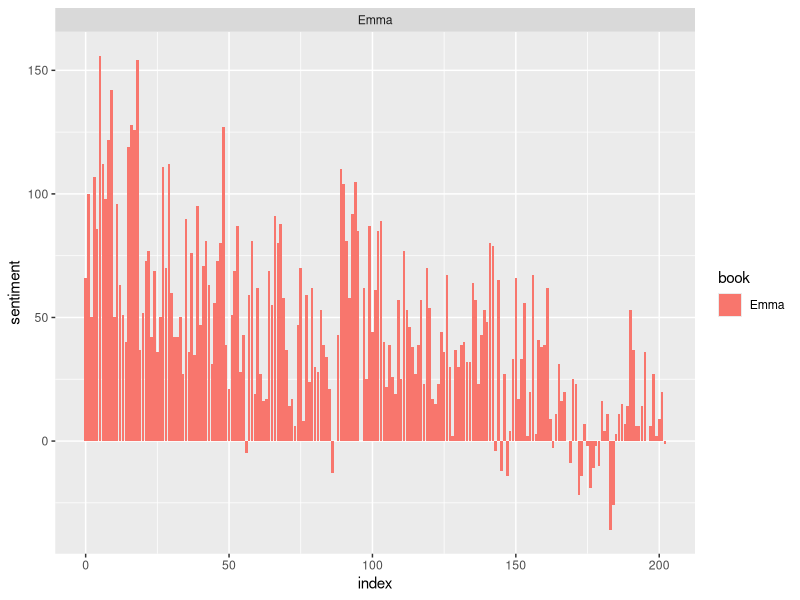
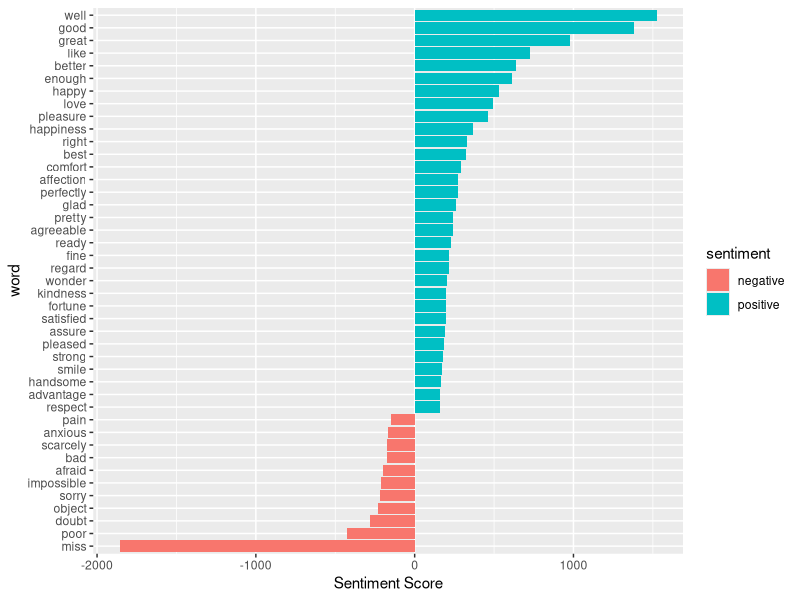
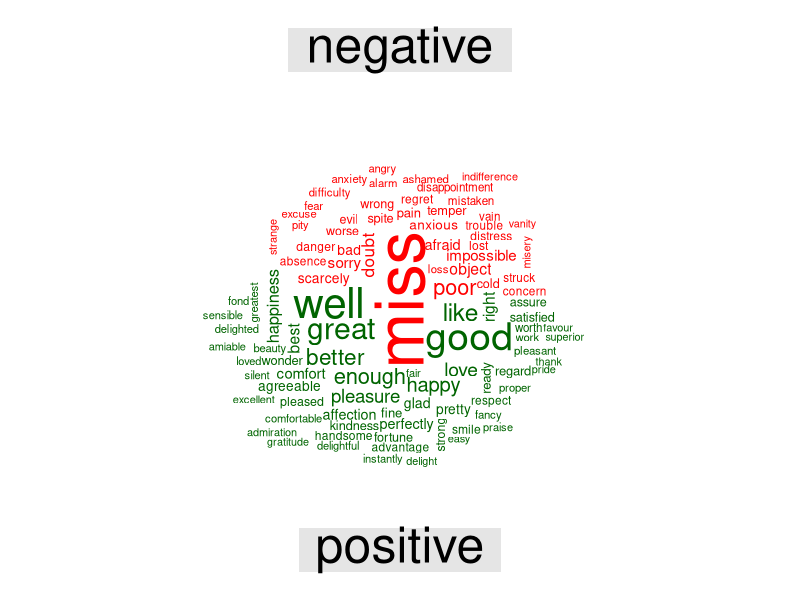

R code for these plots, in order:
# Load Necessary Libraries
library(janeaustenr)
library(stringr)
library(tidytext)
library(tidyr)
library(dplyr)
library(ggplot2)
library(reshape2)
library(wordcloud)


# Read book data, convert the text of our books into a tidy format
tidy_data <- austen_books() %>%
  group_by(book) %>%
  mutate(linenumber = row_number(),
         chapter = cumsum(str_detect(text, regex("^chapter [\\divxlc]", 
                                                 ignore_case = TRUE)))) %>%
  ungroup() %>%
  unnest_tokens(word, text)

# use of the “bing” lexicon to and implement filter() over the words that are positive in the book Emma
bing <- get_sentiments("bing")
positive_sen <- bing %>%
  filter(sentiment == "positive")
tidy_data %>%
  filter(book == "Emma") %>%
  semi_join(positive_sen) %>%
  count(word, sort = TRUE)

# Separate columns of positive and negative sentiments. Calculate the total sentiment (difference between positive and negative)
Emma_sentiment <- tidy_data %>%
  inner_join(bing) %>%
  count(book = "Emma" , index = linenumber %/% 80, sentiment) %>%
  spread(sentiment, n, fill = 0) %>%
  mutate(sentiment = positive - negative)

# Visualization of pos and neg words from Emma
ggplot(Emma_sentiment, aes(index, sentiment, fill = book)) +
  geom_bar(stat = "identity", show.legend = TRUE) +
  facet_wrap(~book, ncol = 2, scales = "free_x")

# Counting words
counting_words <- tidy_data %>%
  inner_join(bing) %>%
  count(word, sentiment, sort = TRUE)
head(counting_words)

# Sentiment Scores
counting_words %>%
  filter(n > 150) %>%
  mutate(n = ifelse(sentiment == "negative", -n, n)) %>%
  mutate(word = reorder(word, n)) %>%
  ggplot(aes(word, n, fill = sentiment))+
  geom_col() +
  coord_flip() +
  labs(y = "Sentiment Score")

# Wordcloud
tidy_data %>%
  inner_join(bing) %>%
  count(word, sentiment, sort = TRUE) %>%
  acast(word ~ sentiment, value.var = "n", fill = 0) %>%
  comparison.cloud(colors = c("red", "dark green"),
                   max.words = 100)
